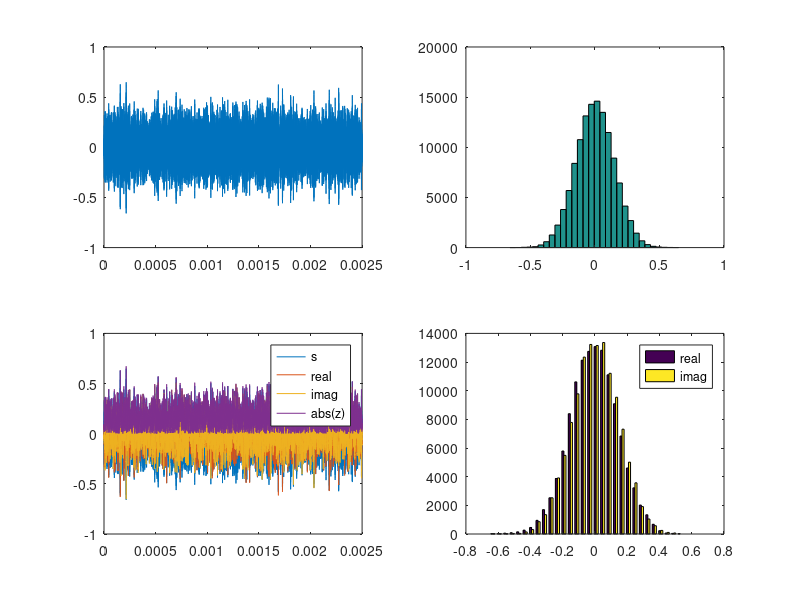
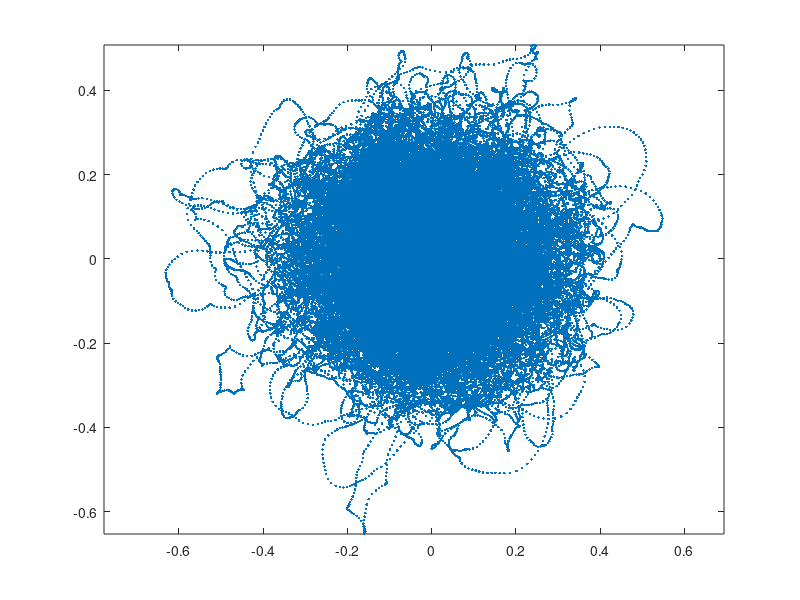

These figures' MATLAB source, in order:
%Complex demodulation- statistical properties
% 18.01.07 Hans Torp
T=2500e-6;
fs=50e6;
f0=2e6;
B=0.5e6;


dt=1/fs;
t=0:1/fs:T;
s=randn(size(t));%Gaussian random noise
%create a bandpass signal 
[b,a]=butter(2,2*[f0-B/2,f0+B/2]/fs);%butterworth bandpass filter
s=filter(b,a,s);
figure(1);
subplot(2,2,1);plot(t,s);
subplot(2,2,2);hist(s,30);

%complex demodulation
sp=hilbert(s);
z=sp.*exp(-i*2*pi*f0*t);
subplot(2,2,3);plot(t,s,t,real(z),t,imag(z),t,abs(z));zoom xon;
legend('s','real','imag','abs(z)');
subplot(2,2,4);hist([real(z);imag(z)]',30);
legend('real','imag');
figure(2);plot(z,'.');axis('equal');

P=mean(abs(z).^2);
P=mean(z.*conj(z))
Rzz=mean(z.*z)
abs(Rzz)/P

abs(mean(z.*z))/mean(z.*conj(z))


